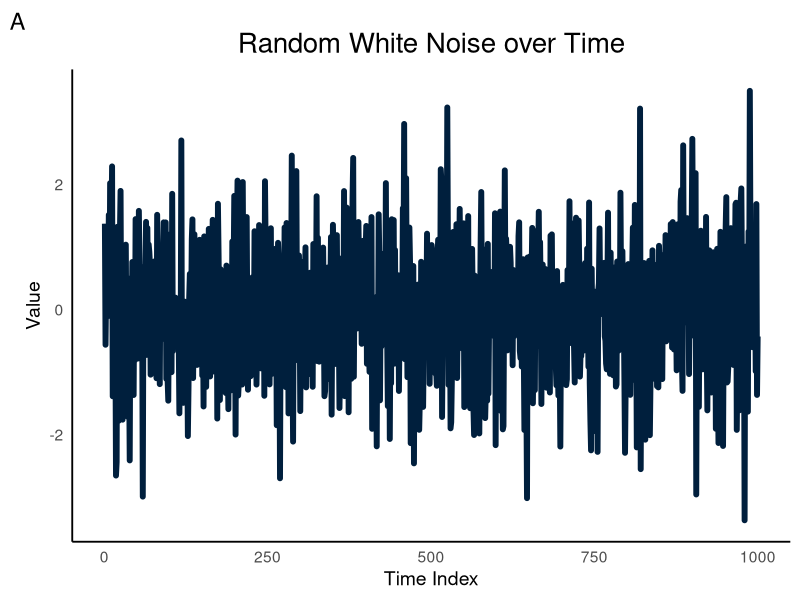
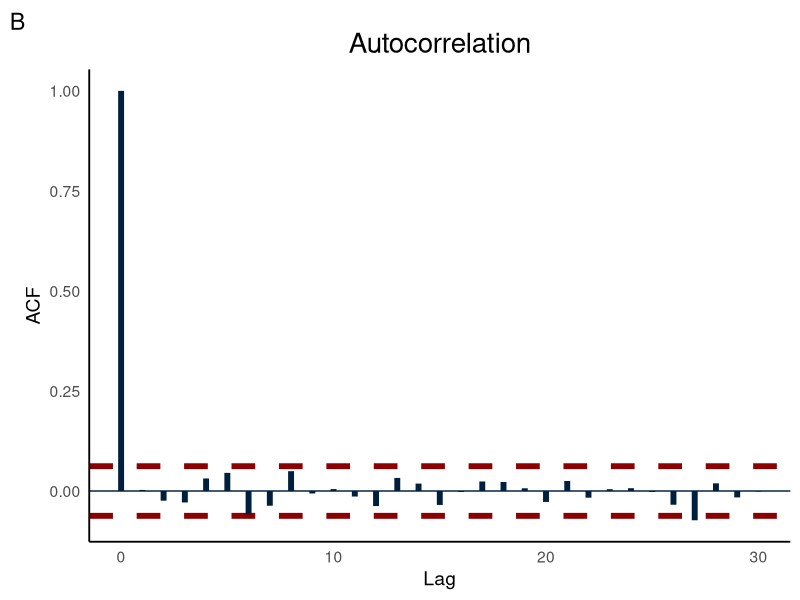

These figures' R source, in order: (Note: this script raises an error after producing the figures.)
#' Authors@R: person("Annice", "Najafi", email = "annicenajafi27@gmail.com")
#' Fall 2025
#' **you need to run the ARX_vs_phys script first to load the module functions

library(ggplot2)



##Generate random white noise for comparison:

set.seed(42)
n <- 1000
white_noise_data <- data.frame(
  time = 1:n,
  value = rnorm(n, mean = 0, sd = 1)
)


ggplot(white_noise_data, aes(x = time, y = value)) +
  geom_line(color = "#001F3D", linewidth = 2) +
  theme_minimal() +
  labs(
    title = "Random White Noise over Time",
    x = "Time Index",
    y = "Value", tag="A"
  )+
  theme_minimal(base_size = 14) +
  theme(panel.grid.major = element_blank(),
        panel.grid.minor = element_blank(),
        panel.background = element_blank(),
        axis.line = element_line(color = "black"),
        plot.title = element_text(hjust = 0.5, size = 20),
        strip.text = element_text(size = 12))->plt.A


######Calculate ACF values and Confidence Interval
acf_obj <- acf(white_noise_data$value, plot = FALSE)
acf_df <- data.frame(lag = as.numeric(acf_obj$lag), acf = as.numeric(acf_obj$acf))


ci <- 1.96 / sqrt(nrow(white_noise_data))


ggplot(acf_df, aes(x = lag, y = acf)) +

  geom_hline(yintercept = c(ci, -ci), linetype = "dashed", color = "darkred", size=2) +
  geom_hline(yintercept = 0, color = "#001F3D") + # Baseline
  

  geom_segment(aes(xend = lag, yend = 0), color = "#001F3D", linewidth = 2) +
  

  labs(
    title = "Autocorrelation",
    x = "Lag", 
    y = "ACF", 
    tag = "B"
  ) +
  

  theme_minimal(base_size = 14) +
  theme(panel.grid.major = element_blank(),
        panel.grid.minor = element_blank(),
        panel.background = element_blank(),
        axis.line = element_line(color = "black"),
        plot.title = element_text(hjust = 0.5, size = 20),
        strip.text = element_text(size = 12)) -> plt.B

plt.A+plt.B->plt.white.noise




library(tidyverse)
library(patchwork)


all_errors <- tibble(
  t = df$t,
  e0_Actuator = df$M0_u_act_A - df$M0_u_act_P,
  e1_Plant_Pos = df$M1_x_pos_A - df$M1_x_pos_P,
  e2a_SensorA = df$M2a_yA_A - df$M2a_yA_P,
  e2b_SensorB = df$M2b_yB_A - df$M2b_yB_P,
  e3_Fused = df$M3_y_fused_A - df$M3_y_fused_P,
  e4_Output_Z = df$M4_z_A - df$M4_z_P
) %>%
  pivot_longer(-t, names_to = "Module", values_to = "Error")



plt_E <- ggplot(all_errors, aes(x = t, y = Error)) +
  geom_line(color = "#001F3D", linewidth = 1) +
  facet_wrap(~Module, scales = "free_y", ncol = 2) +
  labs(
    title = "Time Series of Errors (All Modules)",
    subtitle = "Notice which ones drift (Plant) vs which look noisier (Sensors)",
    x = "Time (s)", y = "Error Value", tag = "C"
  ) +
  theme_minimal(base_size = 12) +
  theme(strip.text = element_text(face = "bold"),
        panel.grid.minor = element_blank())


acf_data <- all_errors %>%
  group_by(Module) %>%
  summarise(acf_vals = list({

    a <- acf(Error, plot = FALSE, lag.max = 30)
    data.frame(lag = as.numeric(a$lag), acf = as.numeric(a$acf))
  })) %>%
  unnest(acf_vals)


n_samples <- nrow(df)
ci_bound <- 1.96 / sqrt(n_samples)

plt_F <- ggplot(acf_data, aes(x = lag, y = acf)) +
  geom_hline(yintercept = c(ci_bound, -ci_bound), linetype = "dashed", color = "darkred") +
  geom_hline(yintercept = 0, color = "black") +
  geom_segment(aes(xend = lag, yend = 0), color = "#001F3D", linewidth = 1.5) +
  facet_wrap(~Module, ncol = 2) +
  labs(
    title = "Autocorrelation of Errors (All Modules)",
    subtitle = "Tall bars = Missing Physics. Short bars = Pure Noise.",
    x = "Lag", y = "ACF", tag = "D"
  ) +
  theme_minimal(base_size = 12) +
  theme(strip.text = element_text(face = "bold"),
        panel.grid.minor = element_blank())


print(plt_E)
print(plt_F)


(plt.A+plt.B)/(plt_E)/plt_F







